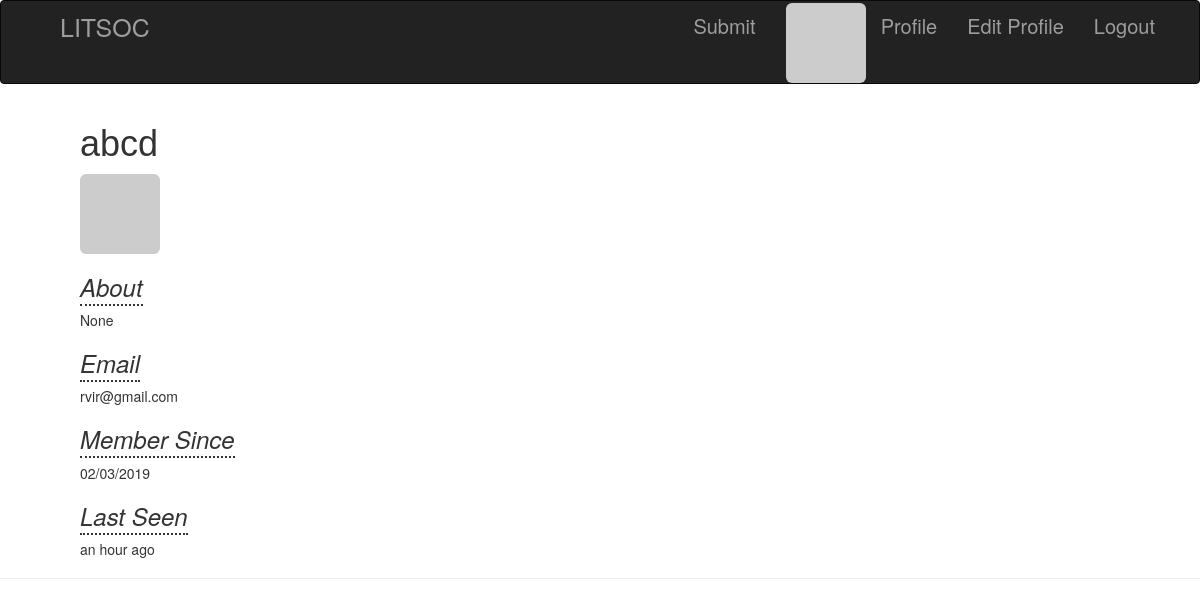
Screenshot of /profile/abcd (signed in) with the database file from the repository.
### app/models/users.py (models this page shows, shortened)
class User(db.Model, UserMixin):
    __tablename__ = 'users'
    username = db.Column(db.String(50), unique = True, nullable = False)
    id = db.Column(db.Integer, primary_key = True, nullable = False)
    role_id = db.Column(db.Integer , db.ForeignKey('roles.id'))
    email = db.Column(db.String(120), unique= True, nullable = False)
    password = db.Column(db.String(120), nullable = False)
    confirmed = db.Column(db.Boolean, default = False)
    about_me = db.Column(db.Text())
    location = db.Column(db.String(64))
    member_since = db.Column(db.DateTime(),default = datetime.utcnow)
    last_seen = db.Column(db.DateTime(),default = datetime.utcnow)
    avtar_hash = db.Column(db.String(32))
    posts = db.relationship('Post', backref = 'author', lazy ='dynamic')
    phone_number = db.Column(db.Integer, nullable = False)
    def ping(self):
        self.last_seen = datetime.utcnow()
    def get_avtar(self, size = 50, default = 'identicon', rating = 'g'):
        if request.is_secure:
            url = 'https://secure.gravatar.com/avatar'
        else:
            url = 'http://www.gravatar.com/avatar'
        return '{url}/{hash}?s={size}&d={default}&r={rating}'.format(url=url, hash=self.avtar_hash , size=size, default=default, rating=rating)

### app/main/views.py (the view)
@main.route('/profile/<name>', methods=['GET', 'POST'])
def Profile(name):
    user = User.query.filter_by(username = name).first()
    if not user:
        abort(404)
    return render_template('Profile.html', current_time = datetime.utcnow(), user = user)

### app/main/views.py (called while the page is built)
@main.before_app_request
def before_request():
    if current_user.is_authenticated:
        current_user.ping()

### app/models/users.py (called while the page is built)
@login_manager.user_loader
def load_user(user_id):
    return User.query.get(int(user_id))

### app/templates/Profile.html (shortened to what this page needs)
{% extends 'HomePage.html' %}
{% import "bootstrap/wtf.html" as wtf %}
{% block content %}
<div class="page-header" style="padding-left: 80px;">
	<h1 style="font-family: helvetica;"  > {{ user.username }} </h1>
	<img class="img-rounded profile-thumbnail" src="{{ user.get_avtar(size = 150) }}">
	<em><h3 > <u style="border-bottom:2px dotted;text-decoration: none; "> About </u></h3></em>
	<p> {{ user.about_me }} <br> </p>
	<em><h3 > <u style="border-bottom:2px dotted;text-decoration: none; "> Email </u></h3></em>
	<p> {{ user.email }} </p>
	<em><h3 > <u style="border-bottom:2px dotted;text-decoration: none; "> Member Since </u></h3></em>
	<p> {{ moment(user.member_since).format('L') }} </p>
	<em><h3 > <u style="border-bottom:2px dotted;text-decoration: none; "> Last Seen </u></h3></em>
	<p> {{ moment(user.last_seen).fromNow() }}
	</p>
</div>
{% endblock %}

### app/static/post_style.css (style rules this page uses)
body { background-image: url("Background.jpg" ); background-size: 100%; background-repeat: no-repeat; }

### rows the page displays
User: username "abcd", about_me "None", email "rvir@gmail.com", member_since "02/03/2019", last_seen "an hour ago"
